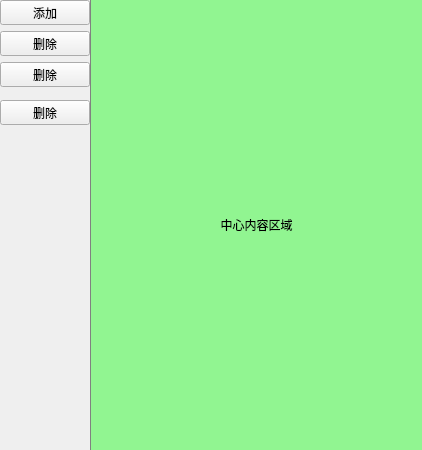
<?xml version="1.0" encoding="UTF-8"?>
<ui version="4.0">
 <class>SideBarDemo</class>
 <widget class="QWidget" name="SideBarDemo">
  <property name="geometry">
   <rect>
    <x>0</x>
    <y>0</y>
    <width>422</width>
    <height>450</height>
   </rect>
  </property>
  <property name="windowTitle">
   <string>SideBarDemo</string>
  </property>
  <property name="styleSheet">
   <string notr="true">QWidget.SideBar {
    border-right: 1px solid rgb(170, 170, 170);
    background: qlineargradient(spread:reflect,
        x1:0, y1:0, x2:1, y2:0,
        stop:0 rgba(50, 50, 50, 255),
        stop:1 rgba(150, 150, 150, 255));
}

QWidget.SideBar QToolButton {
    font-size: 13px;
    font-weight: normal;
    border: none;
    color: rgb(240,240,240);

    padding-left:12px;
    padding-right: 12px;
    padding-top: 5px;

    border-top: 1px dashed rgba(0,0,0,0);
    border-bottom: 1px dashed rgba(0,0,0,0);
    border-right: 1px dashed rgba(0,0,0,0);
}

QWidget.SideBar QToolButton:hover {
    color: rgb(200, 200, 200);
}

QWidget.SideBar QToolButton[current=&quot;true&quot;] {
    border-top: 1px solid rgb(90,90,90);
    border-right: 1px solid rgb(200, 200, 200, 200);
    border-bottom: 1px solid rgb(90,90,90);
    color: black;
    background: qlineargradient(spread:pad,
        x1:0, y1:0, x2:1, y2:0,
        stop:0 rgba(130, 130, 130, 255),
        stop:1 rgba(230, 230, 230, 255));
}

QWidget.SideBar QToolButton[first=&quot;true&quot;] {
    border-top: 1px dashed rgba(0, 0, 0, 0);
}

QWidget.SideBar .Separator {
    border: none;
    background: qlineargradient(spread:reflect,
        x1:0, y1:0, x2:1, y2:0,
        stop:0 rgba(10, 10, 10, 255),
        stop:1 rgba(220, 220, 220, 255));
}

#content {
	border: none;
	border-left: 1px solid gray;
	background: rgba(0, 255, 0, 100);
}</string>
  </property>
  <property name="class" stdset="0">
   <string/>
  </property>
  <layout class="QGridLayout" name="gridLayout">
   <property name="horizontalSpacing">
    <number>0</number>
   </property>
   <property name="margin">
    <number>0</number>
   </property>
   <item row="0" column="0">
    <widget class="QWidget" name="sideBar" native="true">
     <property name="sizePolicy">
      <sizepolicy hsizetype="Fixed" vsizetype="Preferred">
       <horstretch>0</horstretch>
       <verstretch>0</verstretch>
      </sizepolicy>
     </property>
     <property name="minimumSize">
      <size>
       <width>90</width>
       <height>0</height>
      </size>
     </property>
     <property name="class" stdset="0">
      <string>SideBar</string>
     </property>
     <layout class="QGridLayout" name="gridLayout_2">
      <property name="margin">
       <number>0</number>
      </property>
      <item row="2" column="0">
       <widget class="QToolButton" name="toolButton_2">
        <property name="sizePolicy">
         <sizepolicy hsizetype="Expanding" vsizetype="Fixed">
          <horstretch>0</horstretch>
          <verstretch>0</verstretch>
         </sizepolicy>
        </property>
        <property name="text">
         <string>删除</string>
        </property>
        <property name="icon">
         <iconset resource="resources.qrc">
          <normaloff>:/images/resources/button-4.png</normaloff>:/images/resources/button-4.png</iconset>
        </property>
        <property name="iconSize">
         <size>
          <width>64</width>
          <height>64</height>
         </size>
        </property>
        <property name="toolButtonStyle">
         <enum>Qt::ToolButtonTextUnderIcon</enum>
        </property>
       </widget>
      </item>
      <item row="3" column="0">
       <widget class="QToolButton" name="toolButton_3">
        <property name="sizePolicy">
         <sizepolicy hsizetype="Expanding" vsizetype="Fixed">
          <horstretch>0</horstretch>
          <verstretch>0</verstretch>
         </sizepolicy>
        </property>
        <property name="text">
         <string>删除</string>
        </property>
        <property name="icon">
         <iconset resource="resources.qrc">
          <normaloff>:/images/resources/button-5.png</normaloff>:/images/resources/button-5.png</iconset>
        </property>
        <property name="iconSize">
         <size>
          <width>64</width>
          <height>64</height>
         </size>
        </property>
        <property name="toolButtonStyle">
         <enum>Qt::ToolButtonTextUnderIcon</enum>
        </property>
       </widget>
      </item>
      <item row="5" column="0">
       <widget class="QToolButton" name="toolButton_4">
        <property name="sizePolicy">
         <sizepolicy hsizetype="Expanding" vsizetype="Fixed">
          <horstretch>0</horstretch>
          <verstretch>0</verstretch>
         </sizepolicy>
        </property>
        <property name="text">
         <string>删除</string>
        </property>
        <property name="icon">
         <iconset resource="resources.qrc">
          <normaloff>:/images/resources/button-3.png</normaloff>:/images/resources/button-3.png</iconset>
        </property>
        <property name="iconSize">
         <size>
          <width>64</width>
          <height>64</height>
         </size>
        </property>
        <property name="toolButtonStyle">
         <enum>Qt::ToolButtonTextUnderIcon</enum>
        </property>
       </widget>
      </item>
      <item row="1" column="0">
       <widget class="QToolButton" name="toolButton_1">
        <property name="sizePolicy">
         <sizepolicy hsizetype="Expanding" vsizetype="Fixed">
          <horstretch>0</horstretch>
          <verstretch>0</verstretch>
         </sizepolicy>
        </property>
        <property name="text">
         <string>添加</string>
        </property>
        <property name="icon">
         <iconset resource="resources.qrc">
          <normaloff>:/images/resources/button-2.png</normaloff>:/images/resources/button-2.png</iconset>
        </property>
        <property name="iconSize">
         <size>
          <width>64</width>
          <height>64</height>
         </size>
        </property>
        <property name="toolButtonStyle">
         <enum>Qt::ToolButtonTextUnderIcon</enum>
        </property>
       </widget>
      </item>
      <item row="6" column="0">
       <spacer name="verticalSpacer">
        <property name="orientation">
         <enum>Qt::Vertical</enum>
        </property>
        <property name="sizeHint" stdset="0">
         <size>
          <width>20</width>
          <height>40</height>
         </size>
        </property>
       </spacer>
      </item>
      <item row="4" column="0">
       <widget class="QWidget" name="widget" native="true">
        <property name="minimumSize">
         <size>
          <width>0</width>
          <height>1</height>
         </size>
        </property>
        <property name="maximumSize">
         <size>
          <width>16777215</width>
          <height>1</height>
         </size>
        </property>
        <property name="class" stdset="0">
         <string>Separator</string>
        </property>
       </widget>
      </item>
     </layout>
    </widget>
   </item>
   <item row="0" column="1">
    <widget class="QLabel" name="content">
     <property name="text">
      <string>中心内容区域</string>
     </property>
     <property name="alignment">
      <set>Qt::AlignCenter</set>
     </property>
    </widget>
   </item>
  </layout>
 </widget>
 <layoutdefault spacing="6" margin="11"/>
 <resources>
  <include location="resources.qrc"/>
 </resources>
 <connections/>
</ui>
